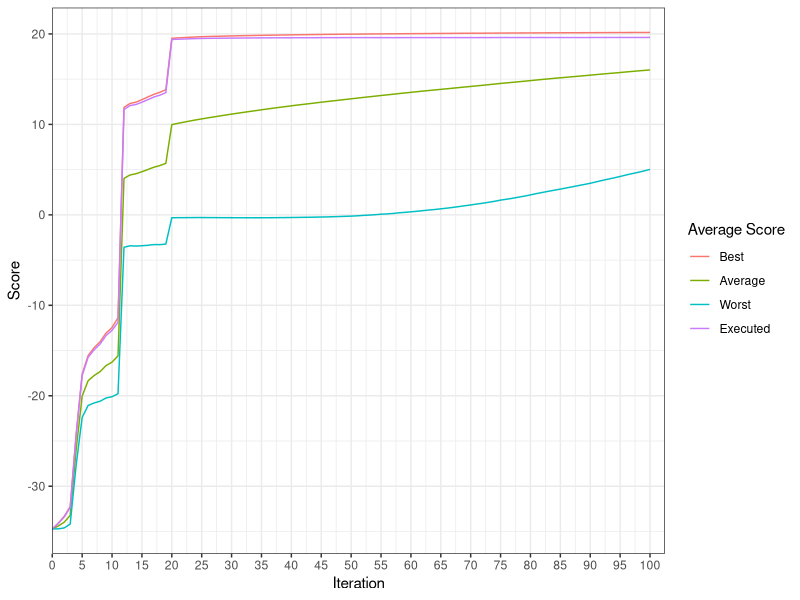
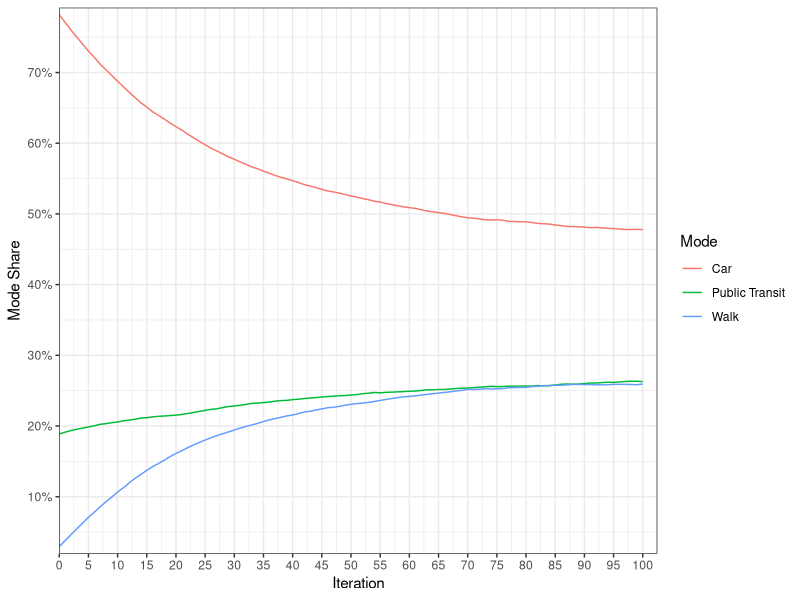
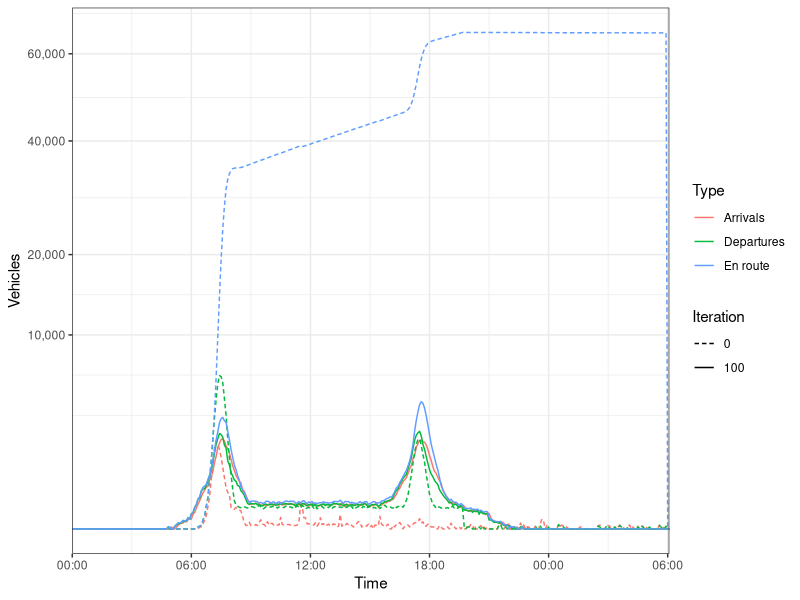

These charts were generated, in order, by the following R code:
## ---- chunk 1
#| label: setup
#| include: false

library(tidyverse)
library(scales)

scores <- read_delim("scorestats.csv", delim = ";") 
mode <- read_delim("modestats.csv", delim = ";")
leg0 <- read_tsv("0.legHistogram.txt") %>% 
  select(1, contains("car")) %>% 
  rename_with(\(x) str_remove(x, "\\.+\\d"))
leg100 <- read_tsv("100.legHistogram.txt") %>% 
  select(1, contains("car")) %>% 
  rename_with(\(x) str_remove(x, "\\.+\\d"))
## ---- chunk 2
#| label: fig-avg-scores
#| fig-cap: Score statistics for Sioux Falls MATSim run.

scores %>% 
  pivot_longer(-iteration, names_to = "metric", values_to = "score") %>% 
  mutate(
    metric = case_match(
      metric,
      "avg_average" ~ "Average",
      "avg_best" ~ "Best",
      "avg_executed" ~ "Executed",
      "avg_worst" ~ "Worst"
    ) %>% 
      factor(levels = c("Best", "Average", "Worst", "Executed"))
  ) %>% 
  ggplot() +
  geom_line(aes(x = iteration, y = score, color = metric)) +
  scale_x_continuous(breaks = seq(0,100,5), expand = expansion(add = c(0,2.5))) +
  scale_y_continuous(breaks = seq(-30,30,10)) +
  # scale_color_brewer(palette = "Set2") +
  labs(x = "Iteration", y = "Score", color = "Average Score") +
  theme_bw()
## ---- chunk 3
#| label: fig-mode-split
#| fig-cap: Mode split of the Sioux falls model for each iteration.

mode %>% 
  pivot_longer(-iteration, names_to = "mode", values_to = "share") %>% 
  mutate(
    mode = case_match(
      mode,
      "car" ~ "Car",
      "pt" ~ "Public Transit",
      "walk" ~ "Walk"
    )
  ) %>% 
  ggplot() +
  geom_line(aes(x = iteration, y = share, color = mode)) +
  scale_x_continuous(breaks = seq(0,100,5), expand = expansion(add = c(0,2.5))) +
  scale_y_continuous(breaks = seq(0,1,0.1), labels = label_percent(), expand = c(0,0.01)) +
  labs(x = "Iteration", y = "Mode Share", color = "Mode") +
  theme_bw()
## ---- chunk 4
#| label: fig-car-legs
#| fig-cap: Car leg distributions for iterations 0 and 100.

bind_rows(
  "0" = leg0,
  "100" = leg100,
  .id = "iteration"
) %>% 
  select(-stuck_car) %>% 
  rename_with(\(x) str_remove(x, "_car")) %>% 
  pivot_longer(-c(iteration, time), names_to = "type", values_to = "count") %>% 
  mutate(type = str_to_sentence(type) %>% str_replace("-", " ")) %>% 
  ggplot() +
  geom_line(aes(x = time, y = count, color = type, lty = iteration)) +
  scale_linetype_manual(values = c("0" = "32", "100" = "solid")) +
  scale_y_continuous(trans = "sqrt", breaks = c(10000, 20000, 40000, 60000), labels = label_comma()) +
  scale_x_time(labels = label_time("%H:%M"), breaks = breaks_width("6 hours"), expand = c(0,0)) +
  labs(x = "Time", y = "Vehicles", lty = "Iteration", color = "Type") +
  theme_bw()
